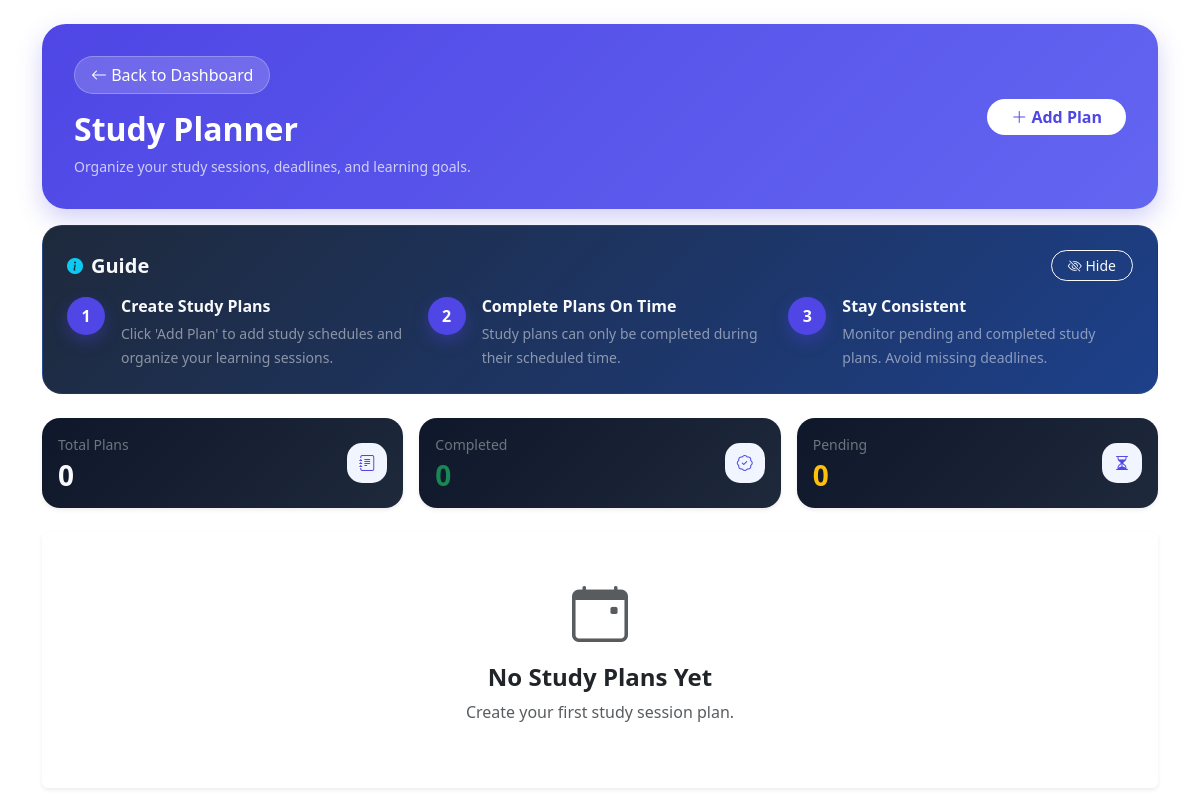
The app's page /dashboard/study_planner.php (signed in), older data.
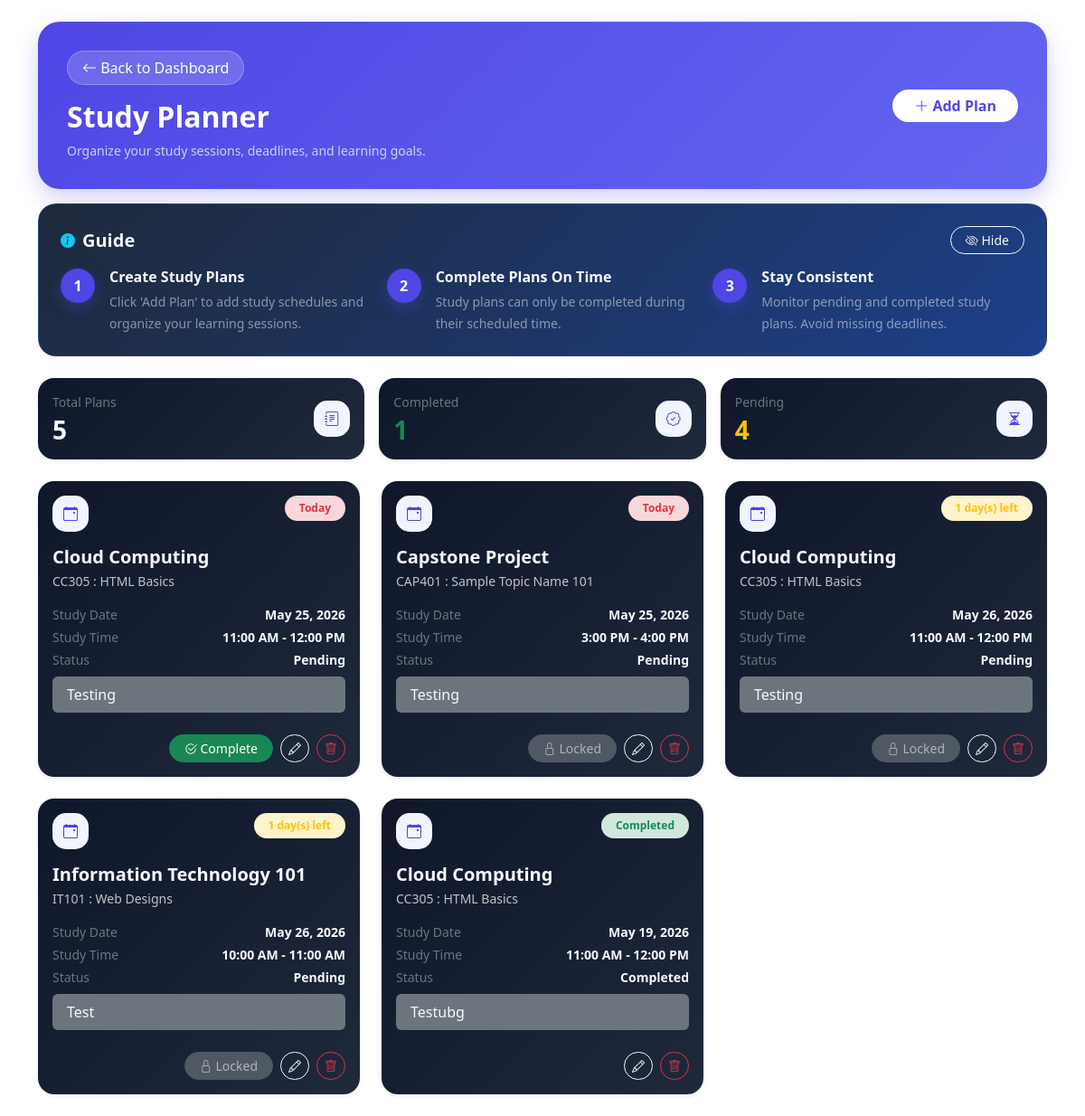
The same page, newer data.
### tables this page shows
CREATE TABLE `study_plans` (
  `id` int(11) NOT NULL,
  `user_id` int(11) NOT NULL,
  `subject_id` int(11) NOT NULL,
  `topic_id` int(11) DEFAULT NULL,
  `study_date` date NOT NULL,
  `start_time` time NOT NULL,
  `end_time` time NOT NULL,
  `status` enum('Pending','Completed','Missed') DEFAULT 'Pending',
  `notes` text DEFAULT NULL,
  `created_at` timestamp NOT NULL DEFAULT current_timestamp()
);

CREATE TABLE `schedules` (
  `id` int(11) NOT NULL,
  `day_id` int(11) NOT NULL,
  `subject_name` varchar(100) NOT NULL,
  `subject_code` varchar(50) DEFAULT NULL,
  `instructor` varchar(100) DEFAULT NULL,
  `units` int(11) DEFAULT 0,
  `start_time` time NOT NULL,
  `end_time` time NOT NULL,
  `room` varchar(100) DEFAULT NULL,
  `created_at` timestamp NOT NULL DEFAULT current_timestamp()
);

CREATE TABLE `subject_topics` (
  `id` int(11) NOT NULL,
  `schedule_id` int(11) NOT NULL,
  `topic_name` varchar(255) NOT NULL,
  `status` enum('Upcoming','Ongoing','Completed') DEFAULT 'Upcoming',
  `created_at` timestamp NOT NULL DEFAULT current_timestamp(),
  `description` text DEFAULT NULL,
  `mastery_level` enum('Not Started','Studying','Mastered') DEFAULT 'Not Started'
);

### dashboard/process_study_planner.php (called while the page is built, shortened)
<?php
require '../includes/db.php';
$user_id = $_SESSION['user']['id'];
$plansLimit = 6;
$plansPage = isset($_GET['page'])
    ? (int) $_GET['page']
    : 1;
$plansOffset = ($plansPage - 1) * $plansLimit;
$plansStmt = $conn->prepare("
    SELECT
        sp.*,
        s.subject_name,
        s.subject_code,
        st.topic_name
    FROM study_plans sp
    LEFT JOIN schedules s
        ON sp.subject_id = s.id
    LEFT JOIN subject_topics st
        ON sp.topic_id = st.id
    WHERE sp.user_id = ?
    ORDER BY
        CASE sp.status
            WHEN 'Pending' THEN 1
            WHEN 'Missed' THEN 2
            WHEN 'Completed' THEN 3
        END,
        sp.study_date ASC
    LIMIT ? OFFSET ?
");
$plansStmt->bind_param(
    "iii",
    $user_id,
    $plansLimit,
    $plansOffset
);
$plansStmt->execute();
$plans = $plansStmt->get_result();
$countStmt = $conn->prepare("
    SELECT
        COUNT(*) AS total,
        SUM(status = 'Completed') AS completed,
        SUM(status != 'Completed') AS pending
    FROM study_plans
    WHERE user_id = ?
");
$countStmt->bind_param("i", $user_id);
$countStmt->execute();
$countResult = $countStmt->get_result()->fetch_assoc();
$totalPlans = $countResult['total'] ?? 0;
$completedPlans = $countResult['completed'] ?? 0;
$pendingPlans = $countResult['pending'] ?? 0;
?>

### dashboard/study_planner.php (the view, shortened to what the changed rows need)
<?php
include 'process_study_planner.php';
include '../includes/header.php';
?>
<link href="../assets/css/study_planner.css" rel="stylesheet">
</head>
<body>
<div class="container py-4">
    <div class="welcome-card mb-3">
        <div class="row align-items-center g-4">
            <div class="col-12 col-lg-8">
                <h2 class="fw-bold text-white mb-2">
                    Study Planner
                </h2>
            </div>
        </div>
    </div>
    <?php include 'study_stats.php'; ?>
    <?php include 'study_planner_tab.php'; ?>
</div>
</body>
</html>

### dashboard/study_stats.php (shortened to what the changed rows need)
<div class="row g-3 mb-4">
    <div class="col-6 col-md-6 col-lg-4">
        <div class="card border-0 shadow-sm subject-card h-100">
            <div class="card-body">
                <div class="d-flex justify-content-between align-items-center">
                    <div>
                        <p class="text-secondary small mb-1">
                            Total Plans
                        </p>
                        <h3 class="fw-bold text-light mb-0">
                            <?= $totalPlans; ?>
                        </h3>
                    </div>
                </div>
            </div>
        </div>
    </div>
    <div class="col-6 col-md-6 col-lg-4">
        <div class="card border-0 shadow-sm subject-card h-100">
            <div class="card-body">
                <div class="d-flex justify-content-between align-items-center">
                    <div>
                        <p class="text-secondary small mb-1">
                            Completed
                        </p>
                        <h3 class="fw-bold text-success mb-0">
                            <?= $completedPlans; ?>
                        </h3>
                    </div>
                </div>
            </div>
        </div>
    </div>
    <div class="col-6 col-md-6 col-lg-4">
        <div class="card border-0 shadow-sm subject-card h-100">
            <div class="card-body">
                <div class="d-flex justify-content-between align-items-center">
                    <div>
                        <p class="text-secondary small mb-1">
                            Pending
                        </p>
                        <h3 class="fw-bold text-warning mb-0">
                            <?= $pendingPlans; ?>
                        </h3>
                    </div>
                </div>
            </div>
        </div>
    </div>
</div>

### dashboard/study_planner_tab.php (shortened to what the changed rows need)
<div class="row g-4">
    <?php if ($plans->num_rows > 0): ?>
        <?php while ($plan = $plans->fetch_assoc()): ?>
            <?php
                $today = strtotime(date('Y-m-d'));
                $studyDate = strtotime($plan['study_date']);
                $daysLeft =
                    ceil(($studyDate - $today) / 86400);
                $badgeClass =
                    'bg-success-subtle text-success';
                $countdown =
                    'Completed';
                if ($plan['status'] !== 'Completed') {
                    if ($daysLeft < 0) {
                        $badgeClass =
                            'bg-danger-subtle text-danger';
                        $countdown =
                            'Overdue';
                    } elseif ($daysLeft == 0) {
                        $badgeClass =
                            'bg-danger-subtle text-danger';
                        $countdown =
                            'Today';
                    } elseif ($daysLeft <= 2) {
                        $badgeClass =
                            'bg-warning-subtle text-warning';
                        $countdown =
                            $daysLeft . ' day(s) left';
                    } else {
                        $badgeClass =
                            'bg-primary-subtle text-primary';
                        $countdown =
                            $daysLeft . ' day(s) left';
                    }
                }
            ?>
            <div class="col-12 col-sm-6 col-lg-4">
                <div class="card border-0 shadow-sm h-100 subject-card">
                    <div class="card-body d-flex flex-column">
                        <div class="d-flex justify-content-between align-items-start gap-3 mb-3">
                            <div class="subject-icon flex-shrink-0">
                                <i class="bi bi-calendar-event"></i>
                            </div>
                            <span class="badge rounded-pill <?= $badgeClass; ?> px-3 py-2 text-wrap">
                                <?= $countdown; ?>
                            </span>
                        </div>
                        <div class="flex-grow-1">
                            <h5 class="fw-bold text-light mb-1 text-break">
                                <?= htmlspecialchars($plan['subject_name']); ?>
                            </h5>
                            <p class="text-light opacity-75 mb-3 small text-break">
                                <?= htmlspecialchars($plan['subject_code']); ?>
                                <?php if ($plan['topic_name']): ?>
                                    : <?= htmlspecialchars($plan['topic_name']); ?>
                                <?php endif; ?>
                            </p>
                            <div class="subject-details">
                                <div class="d-flex justify-content-between align-items-start gap-3 mb-1">
                                    <span class="text-secondary small">
                                        Study Date
                                    </span>
                                    <span class="text-light fw-semibold small text-end">
                                        <?= date('M d, Y', strtotime($plan['study_date'])); ?>
                                    </span>
                                </div>
                                <div class="d-flex justify-content-between align-items-start gap-3 mb-1">
                                    <span class="text-secondary small">
                                        Study Time
                                    </span>
                                    <span class="text-light fw-semibold small text-end">
                                        <?= date('g:i A', strtotime($plan['start_time'])); ?>
                                        -
                                        <?= date('g:i A', strtotime($plan['end_time'])); ?>
                                    </span>
                                </div>
                                <div class="d-flex justify-content-between align-items-start gap-3">
                                    <span class="text-secondary small">
                                        Status
                                    </span>
                                    <span class="text-light fw-semibold small text-end">
                                        <?= htmlspecialchars($plan['status']); ?>
                                    </span>
                                </div>
                                <div class="text-light bg-secondary py-2 px-3 rounded-2 mt-2">
                                    <?= htmlspecialchars($plan['notes'] ?? '') ?>
                                </div>
                            </div>
                        </div>
                    </div>
                    <div class="card-footer border-0 bg-transparent pt-0 mt-2">
                        <div class="d-flex flex-wrap gap-2 justify-content-end mb-2">
                            <?php
                            $currentDateTime = strtotime(date('Y-m-d H:i:s'));
                            $planStart = strtotime(
                                $plan['study_date'] . ' ' . $plan['start_time']
                            );
                            $canComplete =
                                $currentDateTime >= $planStart;
                            ?>
                            <?php if ($plan['status'] !== 'Completed'): ?>
                                <?php if ($canComplete): ?>
                                    <a href="process_complete_plan.php?id=<?= $plan['id']; ?>"
                                    class="btn btn-success btn-sm rounded-pill px-3">
                                        <i class="bi bi-check2-circle"></i>
                                        Complete
                                    </a>
                                <?php else: ?>
                                    <button class="btn btn-secondary btn-sm rounded-pill px-3"
                                            disabled>
                                        <i class="bi bi-lock"></i>
                                        Locked
                                    </button>
                                <?php endif; ?>
                            <?php endif; ?>
                            <button class="btn btn-outline-light btn-sm rounded-pill"
                                    data-bs-toggle="modal"
                                    data-bs-target="#editPlanModal<?= $plan['id']; ?>">
                                <i class="bi bi-pencil"></i>
                            </button>
                            <a href="process_delete_plan.php?id=<?= $plan['id']; ?>"
                            class="btn btn-outline-danger btn-sm rounded-pill"
                            onclick="return confirm('Delete this study plan?')">
                                <i class="bi bi-trash"></i>
                            </a>
                        </div>
                    </div>
                </div>
            </div>
        <?php endwhile; ?>
    <?php else: ?>
        <div class="col-12">
            <div class="card border-0 shadow-sm">
                <div class="card-body text-center py-5">
                    <i class="bi bi-calendar-event display-4 text-muted"></i>
                    <h4 class="fw-bold mt-3">
                        No Study Plans Yet
                    </h4>
                    <p class="text-muted">
                        Create your first study session plan.
                    </p>
                </div>
            </div>
        </div>
    <?php endif; ?>
</div>

Row changes from the older to the newer data that the page shows:
added study_plans: study_date "Today", schedules.subject_name "Cloud Computing", schedules.subject_code "CC305", subject_topics.topic_name "HTML Basics", study_date "May 25, 2026", start_time "11:00 AM", end_time "12:00 PM", status "Pending", notes "Testing"
added study_plans: study_date "Today", schedules.subject_name "Capstone Project", schedules.subject_code "CAP401", subject_topics.topic_name "Sample Topic Name 101", study_date "May 25, 2026", start_time "3:00 PM", end_time "4:00 PM", status "Pending", notes "Testing", shows "Locked"
added study_plans: study_date "1 day(s) left", schedules.subject_name "Cloud Computing", schedules.subject_code "CC305", subject_topics.topic_name "HTML Basics", study_date "May 26, 2026", start_time "11:00 AM", end_time "12:00 PM", status "Pending", notes "Testing", shows "Locked"
added study_plans: study_date "1 day(s) left", schedules.subject_name "Information Technology 101", schedules.subject_code "IT101", subject_topics.topic_name "Web Designs", study_date "May 26, 2026", start_time "10:00 AM", end_time "11:00 AM", status "Pending", notes "Test", shows "Locked"
added study_plans: countdown "Completed", schedules.subject_name "Cloud Computing", schedules.subject_code "CC305", subject_topics.topic_name "HTML Basics", study_date "May 19, 2026", start_time "11:00 AM", end_time "12:00 PM", status "Completed", notes "Testubg"
Text that changed along with them:
$totalPlans: "0" → "5"
$completedPlans: "0" → "1"
$pendingPlans: "0" → "4"
text no longer shown: "No Study Plans Yet Create your first study session plan."
